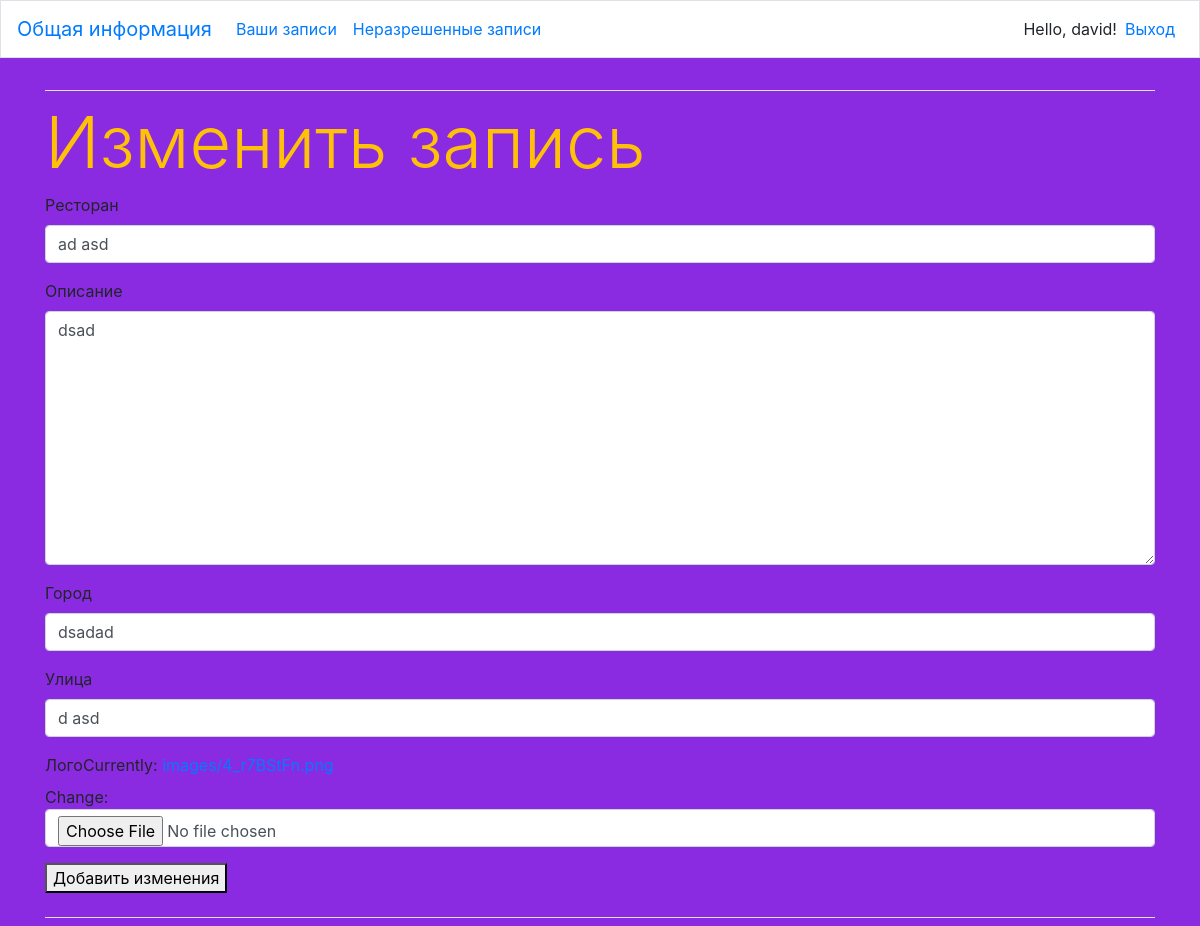
The app's page /updatePost/3 (signed in) with its own data.
### Food/models.py (models this page shows, shortened)
class Restaurant(models.Model):
    restaurant = models.CharField(max_length=40)
    characteristic= models.TextField()
    city= models.CharField(max_length=30)
    street= models.CharField(max_length=50)
    image = models.ImageField(upload_to='images/', null=True, max_length=255)
    approved =models.DecimalField(decimal_places= 2, max_digits =10, default=0, null= True)
    date_added = models.DateTimeField(auto_now_add=True, primary_key=False)
    owner= models.ForeignKey(User, on_delete=models.CASCADE)
    group= models.ForeignKey(Group, on_delete=models.CASCADE, default=1) # Определение для html!

### Food/views.py (the view, shortened to what this page needs)
# urls.py: path("updatePost/<str:res_id>", views.updatepost, name="updatepost"),
def updatepost(request, res_id):
    res = Restaurant.objects.get(id=res_id)
    if res.owner != request.user:
        raise Http404
    if request.method != 'POST':
        form = RestaurantForm(instance=res)
    grrr= False
    if request.user.groups.filter(id=1):
        grrr = True
    mapper = {"Form": form, "res":res, "grrr": grrr}
    return render(request,'Food/update_res.html', mapper )

### Food/forms.py
class RestaurantForm(forms.ModelForm):
    class Meta:
        model = Restaurant
        fields = ["restaurant", "characteristic", "city", "street", "image"]
        labels = {"restaurant":"Ресторан", "characteristic":"Описание", "city":"Город","street":"Улица", "image":"Лого" }

### Food/templates/Food/update_res.html (shortened to what this page needs)
{% extends "Food/base.html" %}
{% load bootstrap4 %}
{% block content %}
<h1 class = "display-3 text-warning">Изменить запись</h1>
    <form action="{% url 'Food:updatepost' res.id %}" method='post' class="form" enctype="multipart/form-data">
        {% bootstrap_form Form %}
        <button name="submit">Добавить изменения</button>
    </form>
{% endblock content %}

### Food/templates/Food/base.html (shortened to what this page needs)
{% load bootstrap4 %}
<html lang="ru">
    <head>
        {% bootstrap_css %}
    </head>
    <body>
        <nav class="navbar navbar-expand-md navbar-success bg-white mb-4 border">
            <a class= "navbar-brand" href="{% url 'Food:index' %}">Общая информация</a>
            <div class ="collapse navbar-collapse" id="navbarCollapse">
                {% if request.user.is_authenticated and grrr %}
                    <ul class= "navbar-nav mr-left">
                        <a class = "nav-link" href="{% url 'Food:JobRestaurant' %}"> Ваши записи </a>
                    </ul>
                {% endif%}
                {% if request.user.is_authenticated and request.user.is_staff %}
                    <ul class= "navbar-nav mr-left">
                        <a class = "nav-link" href="{% url 'Food:moderatorposts' %}"> Неразрешенные записи</a>
                    </ul>
                {% endif%}
                <ul class="navbar-nav ml-auto">
                    {%if user.is_authenticated%}
                        <li class="nav-item">
                            <span class= "navbar-text">Hello, {{user.username}}!</span>
                        </li>
                        <li class="nav-item">
                            <a class= "nav-link" href="{% url  "users:logout" %}">Выход</a>
                        </li>
                    {% endif %}
                </ul>
            </div>
        </nav>
        <main role="main" class = "container">
            <div class ="pb-2 mb-2 border-bottom">
            </div>
            <div class ="pb-2 mb-2 border-bottom">
                {% block content %}
                {% endblock content %}
            </div>
        </main>
    </body>
</html>

### Food/templates/Food/base.html (style rules this page uses)
body { background-color:#8a2be2; }

### records on screen
Restaurant: restaurant "ad asd", characteristic "dsad", city "dsadad", street "d asd"

### other values on screen
{{ user.username }} "david"
